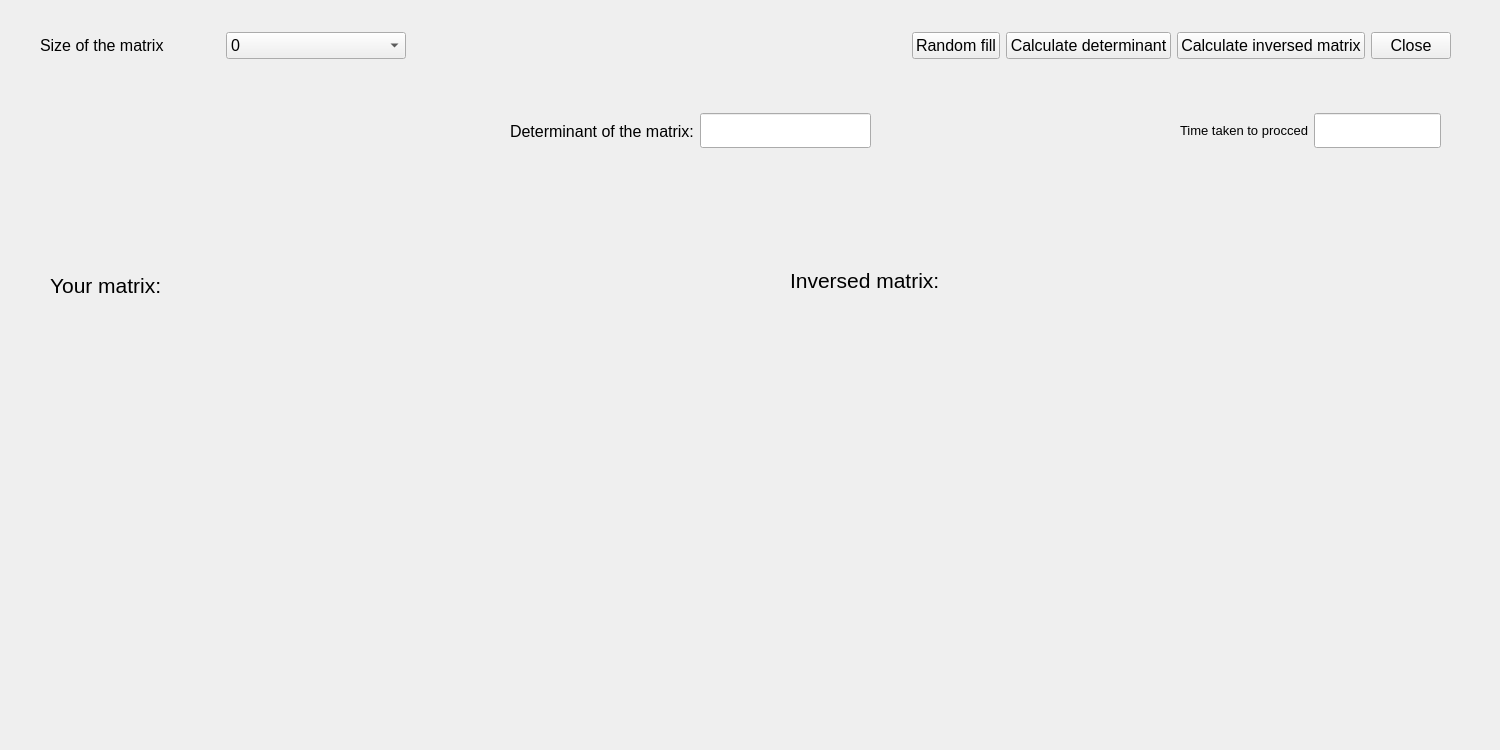
<?xml version="1.0" encoding="UTF-8"?>
<ui version="4.0">
 <class>MainWindow</class>
 <widget class="QMainWindow" name="MainWindow">
  <property name="enabled">
   <bool>true</bool>
  </property>
  <property name="geometry">
   <rect>
    <x>0</x>
    <y>0</y>
    <width>1500</width>
    <height>750</height>
   </rect>
  </property>
  <property name="sizePolicy">
   <sizepolicy hsizetype="Fixed" vsizetype="Fixed">
    <horstretch>0</horstretch>
    <verstretch>0</verstretch>
   </sizepolicy>
  </property>
  <property name="minimumSize">
   <size>
    <width>1500</width>
    <height>750</height>
   </size>
  </property>
  <property name="maximumSize">
   <size>
    <width>1500</width>
    <height>750</height>
   </size>
  </property>
  <property name="windowTitle">
   <string>MainWindow</string>
  </property>
  <widget class="QWidget" name="centralwidget">
   <widget class="QLabel" name="yourMtrxLabel">
    <property name="geometry">
     <rect>
      <x>50</x>
      <y>270</y>
      <width>151</width>
      <height>31</height>
     </rect>
    </property>
    <property name="font">
     <font>
      <pointsize>16</pointsize>
     </font>
    </property>
    <property name="text">
     <string>Your matrix:</string>
    </property>
   </widget>
   <widget class="QLabel" name="inverseMtrxLabel">
    <property name="geometry">
     <rect>
      <x>790</x>
      <y>260</y>
      <width>201</width>
      <height>41</height>
     </rect>
    </property>
    <property name="font">
     <font>
      <pointsize>16</pointsize>
     </font>
    </property>
    <property name="text">
     <string>Inversed matrix:</string>
    </property>
   </widget>
   <widget class="QWidget" name="layoutWidget">
    <property name="geometry">
     <rect>
      <x>510</x>
      <y>110</y>
      <width>361</width>
      <height>42</height>
     </rect>
    </property>
    <layout class="QHBoxLayout" name="DeterminantLayout">
     <item>
      <widget class="QLabel" name="detLabel">
       <property name="font">
        <font>
         <pointsize>12</pointsize>
        </font>
       </property>
       <property name="text">
        <string>Determinant of the matrix:</string>
       </property>
       <property name="buddy">
        <cstring>DeterminantField</cstring>
       </property>
      </widget>
     </item>
     <item>
      <widget class="QLineEdit" name="DeterminantField">
       <property name="sizePolicy">
        <sizepolicy hsizetype="Expanding" vsizetype="Fixed">
         <horstretch>0</horstretch>
         <verstretch>2</verstretch>
        </sizepolicy>
       </property>
       <property name="minimumSize">
        <size>
         <width>0</width>
         <height>35</height>
        </size>
       </property>
       <property name="font">
        <font>
         <pointsize>12</pointsize>
        </font>
       </property>
       <property name="readOnly">
        <bool>true</bool>
       </property>
      </widget>
     </item>
    </layout>
   </widget>
   <widget class="QLabel" name="errorLabel">
    <property name="geometry">
     <rect>
      <x>320</x>
      <y>170</y>
      <width>851</width>
      <height>51</height>
     </rect>
    </property>
    <property name="font">
     <font>
      <pointsize>16</pointsize>
     </font>
    </property>
    <property name="text">
     <string/>
    </property>
    <property name="alignment">
     <set>Qt::AlignCenter</set>
    </property>
   </widget>
   <widget class="QWidget" name="layoutWidget">
    <property name="geometry">
     <rect>
      <x>40</x>
      <y>20</y>
      <width>1411</width>
      <height>51</height>
     </rect>
    </property>
    <layout class="QHBoxLayout" name="TopPanel">
     <item>
      <layout class="QHBoxLayout" name="SizeMenu">
       <item>
        <widget class="QLabel" name="sizeOfMtrxLabel">
         <property name="font">
          <font>
           <pointsize>12</pointsize>
          </font>
         </property>
         <property name="text">
          <string>Size of the matrix</string>
         </property>
         <property name="buddy">
          <cstring>comboBox</cstring>
         </property>
        </widget>
       </item>
       <item>
        <widget class="QComboBox" name="comboBox">
         <property name="font">
          <font>
           <pointsize>12</pointsize>
          </font>
         </property>
         <item>
          <property name="text">
           <string>0</string>
          </property>
         </item>
         <item>
          <property name="text">
           <string>1</string>
          </property>
         </item>
         <item>
          <property name="text">
           <string>2</string>
          </property>
         </item>
         <item>
          <property name="text">
           <string>3</string>
          </property>
         </item>
         <item>
          <property name="text">
           <string>4</string>
          </property>
         </item>
         <item>
          <property name="text">
           <string>5</string>
          </property>
         </item>
         <item>
          <property name="text">
           <string>6</string>
          </property>
         </item>
         <item>
          <property name="text">
           <string>7</string>
          </property>
         </item>
         <item>
          <property name="text">
           <string>8</string>
          </property>
         </item>
         <item>
          <property name="text">
           <string>9</string>
          </property>
         </item>
         <item>
          <property name="text">
           <string>10</string>
          </property>
         </item>
        </widget>
       </item>
       <item>
        <layout class="QHBoxLayout" name="Buttons">
         <item>
          <spacer name="SpacerBetweenMenuAndButtons">
           <property name="orientation">
            <enum>Qt::Horizontal</enum>
           </property>
           <property name="sizeType">
            <enum>QSizePolicy::Fixed</enum>
           </property>
           <property name="sizeHint" stdset="0">
            <size>
             <width>500</width>
             <height>20</height>
            </size>
           </property>
          </spacer>
         </item>
         <item>
          <widget class="QPushButton" name="rndFillButton">
           <property name="font">
            <font>
             <pointsize>12</pointsize>
            </font>
           </property>
           <property name="text">
            <string>Random fill</string>
           </property>
          </widget>
         </item>
         <item>
          <widget class="QPushButton" name="detButton">
           <property name="font">
            <font>
             <pointsize>12</pointsize>
            </font>
           </property>
           <property name="text">
            <string>Calculate determinant</string>
           </property>
          </widget>
         </item>
         <item>
          <widget class="QPushButton" name="inverseMtrxButton">
           <property name="font">
            <font>
             <pointsize>12</pointsize>
            </font>
           </property>
           <property name="text">
            <string>Calculate inversed matrix</string>
           </property>
          </widget>
         </item>
         <item>
          <widget class="QPushButton" name="closeButton">
           <property name="font">
            <font>
             <pointsize>12</pointsize>
            </font>
           </property>
           <property name="text">
            <string>Close</string>
           </property>
          </widget>
         </item>
        </layout>
       </item>
      </layout>
     </item>
    </layout>
   </widget>
   <widget class="QWidget" name="gridLayoutWidget">
    <property name="geometry">
     <rect>
      <x>47</x>
      <y>320</y>
      <width>661</width>
      <height>421</height>
     </rect>
    </property>
    <layout class="QGridLayout" name="grid">
     <property name="sizeConstraint">
      <enum>QLayout::SetFixedSize</enum>
     </property>
     <property name="rightMargin">
      <number>0</number>
     </property>
     <property name="spacing">
      <number>0</number>
     </property>
    </layout>
   </widget>
   <widget class="QWidget" name="gridLayoutWidget_2">
    <property name="geometry">
     <rect>
      <x>790</x>
      <y>320</y>
      <width>661</width>
      <height>421</height>
     </rect>
    </property>
    <layout class="QGridLayout" name="rgrid">
     <property name="sizeConstraint">
      <enum>QLayout::SetFixedSize</enum>
     </property>
     <property name="leftMargin">
      <number>0</number>
     </property>
     <property name="spacing">
      <number>0</number>
     </property>
    </layout>
   </widget>
   <widget class="QWidget" name="">
    <property name="geometry">
     <rect>
      <x>1180</x>
      <y>110</y>
      <width>261</width>
      <height>41</height>
     </rect>
    </property>
    <layout class="QHBoxLayout" name="horizontalLayout">
     <item>
      <widget class="QLabel" name="timeLabel">
       <property name="font">
        <font>
         <pointsize>10</pointsize>
        </font>
       </property>
       <property name="text">
        <string>Time taken to procced</string>
       </property>
      </widget>
     </item>
     <item>
      <widget class="QLineEdit" name="timeField">
       <property name="minimumSize">
        <size>
         <width>0</width>
         <height>35</height>
        </size>
       </property>
      </widget>
     </item>
    </layout>
   </widget>
  </widget>
 </widget>
 <tabstops>
  <tabstop>detButton</tabstop>
  <tabstop>DeterminantField</tabstop>
  <tabstop>closeButton</tabstop>
 </tabstops>
 <resources/>
 <connections/>
</ui>
